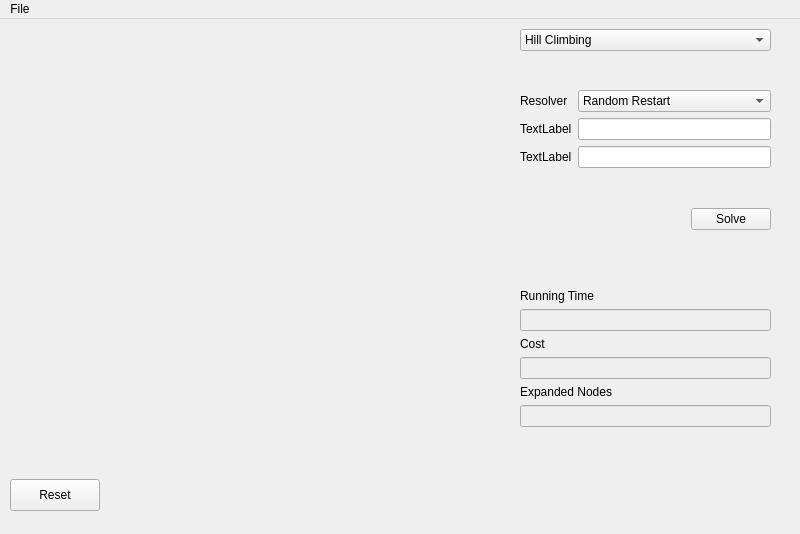
<?xml version="1.0" encoding="UTF-8"?>
<ui version="4.0">
 <class>MainWindow</class>
 <widget class="QMainWindow" name="MainWindow">
  <property name="geometry">
   <rect>
    <x>0</x>
    <y>0</y>
    <width>800</width>
    <height>534</height>
   </rect>
  </property>
  <property name="windowTitle">
   <string>MainWindow</string>
  </property>
  <widget class="QWidget" name="centralwidget">
   <widget class="QWidget" name="gridLayoutWidget">
    <property name="geometry">
     <rect>
      <x>10</x>
      <y>10</y>
      <width>481</width>
      <height>441</height>
     </rect>
    </property>
    <layout class="QGridLayout" name="gridLayout">
     <property name="sizeConstraint">
      <enum>QLayout::SetDefaultConstraint</enum>
     </property>
     <property name="spacing">
      <number>0</number>
     </property>
    </layout>
   </widget>
   <widget class="QPushButton" name="resetButton">
    <property name="geometry">
     <rect>
      <x>10</x>
      <y>460</y>
      <width>90</width>
      <height>32</height>
     </rect>
    </property>
    <property name="text">
     <string>Reset</string>
    </property>
   </widget>
   <widget class="QWidget" name="verticalLayoutWidget">
    <property name="geometry">
     <rect>
      <x>520</x>
      <y>270</y>
      <width>251</width>
      <height>181</height>
     </rect>
    </property>
    <layout class="QVBoxLayout" name="verticalLayout">
     <item>
      <widget class="QLabel" name="runningTimeLabel">
       <property name="text">
        <string>Running Time</string>
       </property>
      </widget>
     </item>
     <item>
      <widget class="QLineEdit" name="runningTimeLineEdit">
       <property name="enabled">
        <bool>false</bool>
       </property>
      </widget>
     </item>
     <item>
      <widget class="QLabel" name="costLabel">
       <property name="text">
        <string>Cost</string>
       </property>
      </widget>
     </item>
     <item>
      <widget class="QLineEdit" name="costLineEdit">
       <property name="enabled">
        <bool>false</bool>
       </property>
      </widget>
     </item>
     <item>
      <widget class="QLabel" name="expandedNodesLabel">
       <property name="text">
        <string>Expanded Nodes</string>
       </property>
      </widget>
     </item>
     <item>
      <widget class="QLineEdit" name="expandedNodesLineEdit">
       <property name="enabled">
        <bool>false</bool>
       </property>
      </widget>
     </item>
     <item>
      <spacer name="verticalSpacer_3">
       <property name="orientation">
        <enum>Qt::Vertical</enum>
       </property>
       <property name="sizeHint" stdset="0">
        <size>
         <width>20</width>
         <height>40</height>
        </size>
       </property>
      </spacer>
     </item>
    </layout>
   </widget>
   <widget class="QWidget" name="verticalLayoutWidget_2">
    <property name="geometry">
     <rect>
      <x>520</x>
      <y>10</y>
      <width>251</width>
      <height>201</height>
     </rect>
    </property>
    <layout class="QVBoxLayout" name="verticalLayout_2">
     <item>
      <widget class="QComboBox" name="algorithmComboBox">
       <item>
        <property name="text">
         <string>Hill Climbing</string>
        </property>
       </item>
       <item>
        <property name="text">
         <string>Beam Search</string>
        </property>
       </item>
       <item>
        <property name="text">
         <string>Genetic Algorithm</string>
        </property>
       </item>
       <item>
        <property name="text">
         <string>CSP</string>
        </property>
       </item>
      </widget>
     </item>
     <item>
      <spacer name="verticalSpacer">
       <property name="orientation">
        <enum>Qt::Vertical</enum>
       </property>
       <property name="sizeHint" stdset="0">
        <size>
         <width>20</width>
         <height>40</height>
        </size>
       </property>
      </spacer>
     </item>
     <item>
      <layout class="QFormLayout" name="paramForm">
       <item row="1" column="0">
        <widget class="QLabel" name="paramLabel_1">
         <property name="text">
          <string>TextLabel</string>
         </property>
        </widget>
       </item>
       <item row="1" column="1">
        <widget class="QLineEdit" name="paramLineEdit_1"/>
       </item>
       <item row="2" column="0">
        <widget class="QLabel" name="paramLabel_2">
         <property name="text">
          <string>TextLabel</string>
         </property>
        </widget>
       </item>
       <item row="2" column="1">
        <widget class="QLineEdit" name="paramLineEdit_2"/>
       </item>
       <item row="0" column="0">
        <widget class="QLabel" name="paramSelectLabel">
         <property name="text">
          <string>Resolver</string>
         </property>
        </widget>
       </item>
       <item row="0" column="1">
        <widget class="QComboBox" name="paramComboBox">
         <item>
          <property name="text">
           <string>Random Restart</string>
          </property>
         </item>
         <item>
          <property name="text">
           <string>Sideway</string>
          </property>
         </item>
        </widget>
       </item>
      </layout>
     </item>
     <item>
      <spacer name="verticalSpacer_2">
       <property name="orientation">
        <enum>Qt::Vertical</enum>
       </property>
       <property name="sizeHint" stdset="0">
        <size>
         <width>20</width>
         <height>40</height>
        </size>
       </property>
      </spacer>
     </item>
     <item>
      <layout class="QHBoxLayout" name="horizontalLayout">
       <item>
        <spacer name="horizontalSpacer">
         <property name="orientation">
          <enum>Qt::Horizontal</enum>
         </property>
         <property name="sizeHint" stdset="0">
          <size>
           <width>40</width>
           <height>20</height>
          </size>
         </property>
        </spacer>
       </item>
       <item>
        <widget class="QPushButton" name="solveButton">
         <property name="text">
          <string>Solve</string>
         </property>
        </widget>
       </item>
      </layout>
     </item>
    </layout>
   </widget>
  </widget>
  <widget class="QMenuBar" name="menubar">
   <property name="geometry">
    <rect>
     <x>0</x>
     <y>0</y>
     <width>800</width>
     <height>28</height>
    </rect>
   </property>
   <widget class="QMenu" name="menuFile">
    <property name="title">
     <string>File</string>
    </property>
    <addaction name="actionLoad"/>
    <addaction name="actionSave"/>
   </widget>
   <addaction name="menuFile"/>
  </widget>
  <action name="actionLoad">
   <property name="text">
    <string>Load From File</string>
   </property>
  </action>
  <action name="actionSave">
   <property name="text">
    <string>Save</string>
   </property>
  </action>
  <action name="actionExit">
   <property name="text">
    <string>Exit</string>
   </property>
  </action>
 </widget>
 <resources/>
 <connections/>
</ui>
